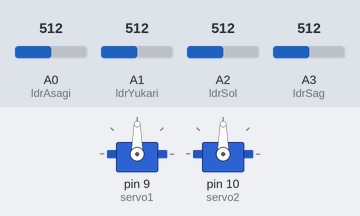
The sketch below on a simulated Arduino Uno, built with avr-gcc and run on an emulated ATmega328P. Shown: 2 × servo. The test bench sets the inputs (shaded band); at power-on: A0 (ldrAsagi) = 512, A2 (ldrSol) = 512, A3 (ldrSag) = 512, A1 (ldrYukari) = 512.

Above: at 1.2 s.
1.3 s: A0 (ldrAsagi) set to 532
At 4.1 s:
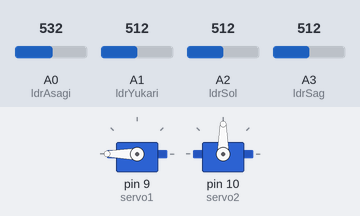
4.3 s: A2 (ldrSol) set to 537
At 4.93 s:
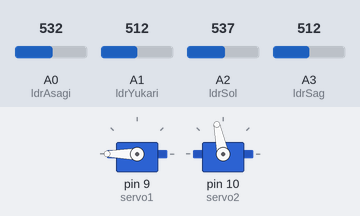
7.3 s: A2 (ldrSol) set to 306
10.3 s: A3 (ldrSag) set to 334
13.3 s: A3 (ldrSag) set to 307
At 14.0 s:
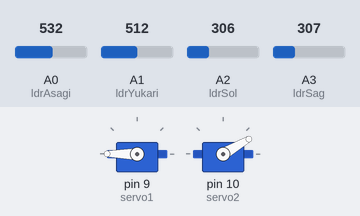
16.3 s: A2 (ldrSol) set to 30
At 18.2 s:
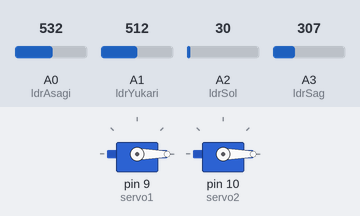
Timing chart, 0 to 30.2 s (numbered marks = the images above; inputs shaded):
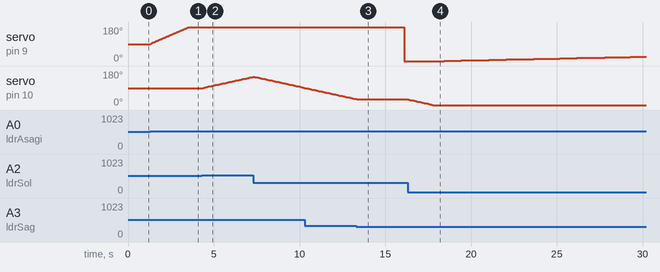

The sketch:

PanelKod.ino
```cpp
#include <Servo.h>
 Servo servo1;          //  Alt Motor Tanımlandı
 Servo servo2;          //  Üst Motor Tanımlandı
 int ldrAsagi=0;        //  Pin0 Tanımlandı, Aşağı Hareket için
 int ldrYukari=1;       //  Pin1 Tanımlandı, Yukarı Hareket için
 int ldrSol=2;          //  Pin2 Tanımlandı, Sola Hareket için
 int ldrSag=3;          //  Pin3 Tanımlandı, Sağa Hareket için
 int servo1Poz=90;       //  Alt motor için Pozisyon değer değişkeni tanımlandı
int servo2Poz=90;        //  Üst motorun Pozisyonu
 void setup()
 {

  servo1.attach(9);    // 9 numaralı pin alt motora bağlandı
servo2.attach(10);     // 10 numaralı pin üst motora bağlandı
  servo1.write(servo1Poz);  // Alt motorun başlangıç pozisyonu 90 yapıldı
  servo2.write(servo2Poz);  // Üst motorun başlangıç pozisyonu 90 yapıldı.
 }

 void loop()
 {
  int ldrAsagiDeger=analogRead(ldrAsagi);   //Aşağı yönlü ldr değeri okunarak değişkene atandı
  int ldrYukariDeger=analogRead(ldrYukari); //Yukarı yönlü ldr değeri okunarak değişkene atandı
  int ldrSolDeger=analogRead(ldrSol);       //Sol yönlü ldr değeri okunarak değişkene atandı
  int ldrSagDeger=analogRead(ldrSag);       //Sağ yönlü ldr değeri okunarak değişkene atandı

int fark1=ldrAsagiDeger-ldrYukariDeger;
int fark2=ldrSolDeger-ldrSagDeger;


  if(ldrAsagiDeger<950 || ldrYukariDeger<950)    //Işık varsa
  {
    if(fark1>=10)                //Işık Aşağıdan geliyorsa
    {
     servo1Poz=servo1Poz+2;
     servo1.write(servo1Poz);     // üstteki motoru aşağı hareketlendirir
     delay(50);

    }
    else if(fark1<=-10)              // ışık Yukarıdan geliyorsa
    {
     servo1Poz=servo1Poz-2;
     servo1.write(servo1Poz);     // üstteki motor yukarı hareket eder
     delay(50);                // dönüş hızı
    }


  }
if(ldrSolDeger<950 || ldrSagDeger<950)    //ışık varsa ışık düştükçe değer yükselir
  {
    if(fark2>=10)                //Işık soldan geliyorsa
    {
     servo2Poz=servo2Poz+2;
     servo2.write(servo2Poz);     // Servoyu döndür
     delay(50);      // Konuma ulaşmak için 30 ms bekler

    }
    else if(fark2<=-10)              //Işık sağdan geliyorsa
    {
     servo2Poz=servo2Poz-2;
     servo2.write(servo2Poz);
     delay(50);

    }


  }
/*if(fark1>10 && fark2>10 )
  {
   servo2Poz=90;
   servo2.write(servo2Poz);
   delay(30);

    servo1Poz=servo1Poz-2;
   servo1.write(servo1Poz);
   delay(30);


}
*/


 }
```

Measured:
- the behaviour switches between 521 and 522 on A0 (ldrAsagi) (found by bisection; images 0 and 1)
- the behaviour switches between 521 and 522 on A2 (ldrSol) (found by bisection; images 1 and 2)
- the behaviour switches between 316 and 315 on A3 (ldrSag) (found by bisection; images 2 and 3)
- after the input at 1.3 s, servo on pin 9 (servo1): moves from 90° to 180° over 2.2 s, starting at once
- after the input at 4.3 s, servo on pin 10 (servo2): moves from 90° to 150° over 2.9 s, starting after 0.08 s
- after the input at 13.3 s, servo on pin 9 (servo1): 180° → 0° after 2.8 s; servo on pin 10 (servo2): goes on until 13.3 s, then stays 30°
- after the input at 16.3 s, servo on pin 10 (servo2): moves from 30° to 0° over 1.4 s, starting after 0.06 s
